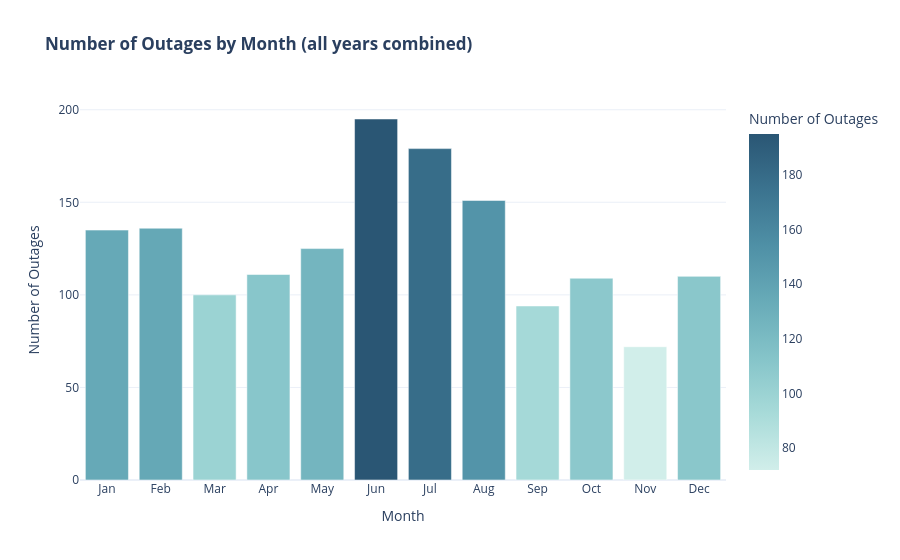

This figure's notebook cell:
### Code cell
# Outage Frequency by Month
month_order = ['Jan','Feb','Mar','Apr','May','Jun','Jul','Aug','Sep','Oct','Nov','Dec']

by_month = df_cleaned.groupby('MONTH.NAME', observed=True).size().reindex(month_order)
fig = px.bar(
    by_month.reset_index(name='Number of Outages'), 
    x='MONTH.NAME', 
    y='Number of Outages', 
    title='<b>Number of Outages by Month (all years combined)</b>',
    labels={'MONTH.NAME': 'Month', 'Number of Outages': 'Number of Outages'},
    color='Number of Outages',
    color_continuous_scale='teal',
)
fig.update_layout( 
    template="plotly_white" # Match style of other plots
)
fig.show()

# Export plot for website
fig.write_html('docs/assets/plots/outages_by_month.html', include_plotlyjs='cdn')

### Figure 1 — Plotly figure (JSON) as saved in the notebook; plotly's stock layout.template omitted (floating-point values rounded to 4 significant figures)
{"data": [{"alignmentgroup": "True", "hovertemplate": "Month=%{x}<br>Number of Outages=%{marker.color}<extra></extra>", "legendgroup": "", "marker": {"color": [135, 136, 100, 111, 125, 195, 179, 151, 94, 109, 72, 110], "coloraxis": "coloraxis", "pattern": {"shape": ""}}, "name": "", "offsetgroup": "", "orientation": "v", "showlegend": false, "textposition": "auto", "type": "bar", "x": ["Jan", "Feb", "Mar", "Apr", "May", "Jun", "Jul", "Aug", "Sep", "Oct", "Nov", "Dec"], "xaxis": "x", "y": [135, 136, 100, 111, 125, 195, 179, 151, 94, 109, 72, 110], "yaxis": "y"}], "layout": {"barmode": "relative", "coloraxis": {"colorbar": {"title": {"text": "Number of Outages"}}, "colorscale": [[0, "rgb(209, 238, 234)"], [0.1667, "rgb(168, 219, 217)"], [0.3333, "rgb(133, 196, 201)"], [0.5, "rgb(104, 171, 184)"], [0.6667, "rgb(79, 144, 166)"], [0.8333, "rgb(59, 115, 143)"], [1, "rgb(42, 86, 116)"]]}, "legend": {"tracegroupgap": 0}, "title": {"text": "<b>Number of Outages by Month (all years combined)</b>"}, "xaxis": {"anchor": "y", "domain": [0, 1], "title": {"text": "Month"}}, "yaxis": {"anchor": "x", "domain": [0, 1], "title": {"text": "Number of Outages"}}}}
